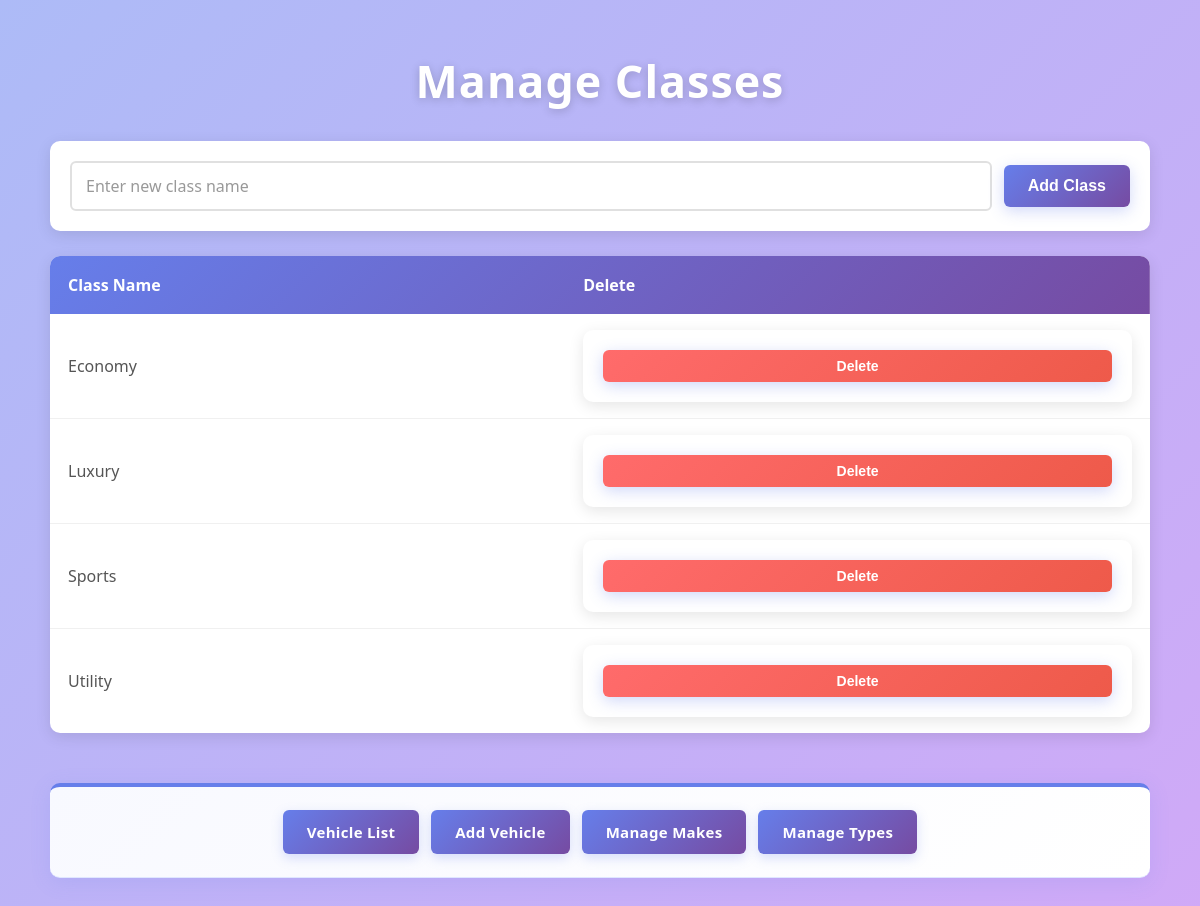
/admin/classes.php, run on the app's committed database.
### tables this page shows
CREATE TABLE `classes` (
  `class_id` int(11) NOT NULL,
  `class_name` varchar(50) NOT NULL
);

### controllers/classes.php (called while the page is built, shortened)
<?php
require('../model/classes_db.php');
require('../helpers.php');
$classes = get_classes();
include('../view/classes_list.php');
?>

### admin/classes.php (called while the page is built)
<?php
require('../controllers/classes.php');
?>

### model/classes_db.php (called while the page is built, shortened)
<?php
require_once('database.php');
function get_classes()
{
    global $db;
    $query = 'SELECT * FROM classes ORDER BY class_name';
    $statement = $db->prepare($query);
    $statement->execute();
    return $statement->fetchAll();
}
?>

### view/classes_list.php (the view, shortened to what this page needs)
<!DOCTYPE html>
<html>
<head>
    <link rel="stylesheet" href="../css/styles.css">
</head>
<body>
<h1>Manage Classes</h1>
<form method="post">
	<input type="text" name="class_name" placeholder="Enter new class name" required>
	<button type="submit">Add Class</button>
</form>
<div class="table-wrapper">
	<table>
		<thead>
			<tr>
				<th>Class Name</th>
				<th>Delete</th>
			</tr>
		</thead>
		<tbody>
			<?php foreach ($classes as $class): ?>
				<tr>
					<td><?= $class['class_name'] ?></td>
					<td>
						<form method="post" style="margin: 0;">
							<button type="submit">Delete</button>
						</form>
					</td>
				</tr>
			<?php endforeach; ?>
		</tbody>
	</table>
</div>
</body>
</html>

### css/styles.css (style rules this page uses)
* { box-sizing: border-box; }
body { font-family: 'Segoe UI', Tahoma, Geneva, Verdana, sans-serif; background: linear-gradient(135deg, #adbbf7 0%, #d0a9f7 100%); color: #333; margin: 0; padding: 20px; min-height: 100vh; }
h1, form, h3, .table-wrapper, p, .admin-header, .content-wrapper { max-width: 1100px; margin-left: auto; margin-right: auto; }
h1 { color: white; text-align: center; margin-bottom: 30px; font-size: 2.8em; text-shadow: 0 2px 10px rgba(0, 0, 0, 0.2); letter-spacing: 1px; }
form { background: white; padding: 20px; border-radius: 10px; margin-bottom: 20px; box-shadow: 0 4px 15px rgba(0, 0, 0, 0.1); display: flex; gap: 12px; flex-wrap: wrap; align-items: center; }
input, select { font-size: 16px; padding: 12px 14px; border: 2px solid #e0e0e0; border-radius: 6px; font-family: inherit; transition: all 0.3s ease; flex: 1; min-width: 180px; }
input::placeholder { color: #999; }
button { background: linear-gradient(135deg, #667eea 0%, #764ba2 100%); color: white; border: 0; border-radius: 6px; padding: 12px 24px; font-size: 16px; font-weight: 600; cursor: pointer; transition: all 0.3s ease; white-space: nowrap; box-shadow: 0 4px 15px rgba(102, 126, 234, 0.3); }
.table-wrapper { overflow-x: auto; background: white; border-radius: 10px; box-shadow: 0 4px 15px rgba(0, 0, 0, 0.1); margin: 25px auto; }
table { width: 100%; border-collapse: collapse; }
thead { background: linear-gradient(135deg, #667eea 0%, #764ba2 100%); color: white; font-weight: 600; }
th { padding: 18px; text-align: left; font-size: 1em; }
td { padding: 16px 18px; border-bottom: 1px solid #f0f0f0; color: #555; }
tbody tr { transition: all 0.2s ease; }
tbody tr:last-child td { border-bottom: none; }
td button { padding: 8px 14px; font-size: 14px; background: linear-gradient(135deg, #ff6b6b 0%, #ee5a4a 100%); width: 100%; }

### data on the page
classes: class_name "Economy"
classes: class_name "Luxury"
classes: class_name "Sports"
classes: class_name "Utility"

### other printed values
$item['label'] "Vehicle List"
$item['label'] "Add Vehicle"
$item['label'] "Manage Makes"
$item['label'] "Manage Types"
